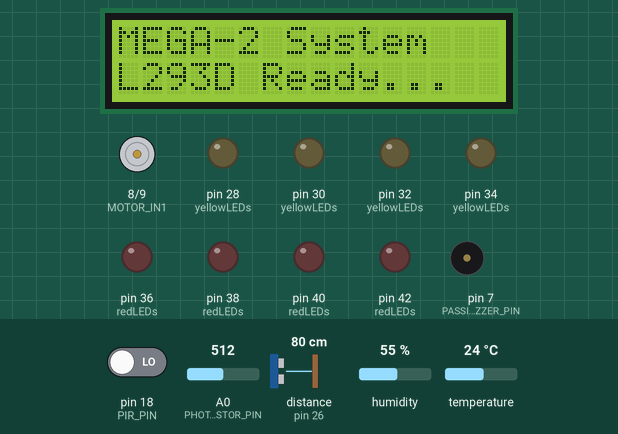
Bench run of a sketch on a simulated Arduino Mega 2560, built with avr-gcc and run on an emulated ATmega2560. On the bench: 16×2 character LCD, motor-driver pin pairs drawn as motors (green arrow = first pin HIGH = forward, orange = second pin HIGH = backward, longer = more drive, scaled by the enable pin), output pins drawn as LEDs (lit = HIGH), buzzer (waves = sounding). Wiring (inferred from the names in the program): ultrasonic range finder: trigger pin 24; echo pin 26. The test bench sets the inputs (shaded band); at power-on: distance to the obstacle (sensor on pin 26) 80 cm, A0 (PHOTORESISTOR_PIN) = 512, pin 18 (PIR_PIN) LOW, humidity 55 %, temperature 24 °C. The echo pulse lasts 58.3 µs per cm; pins used as bus, display or sensor lines are not drawn; what the sketch prints to the serial monitor is not drawn.

Above: at 2.5 s.
At 5.8 s:
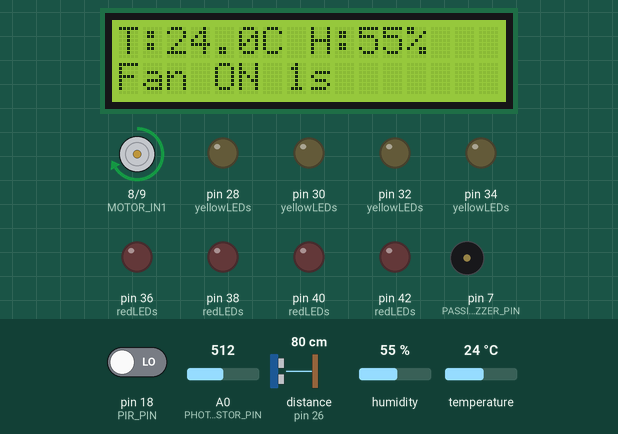
5.9 s: distance to the obstacle (sensor on pin 26) set to 23 cm
8.3 s: distance to the obstacle (sensor on pin 26) set to 18 cm
At 10.6 s:
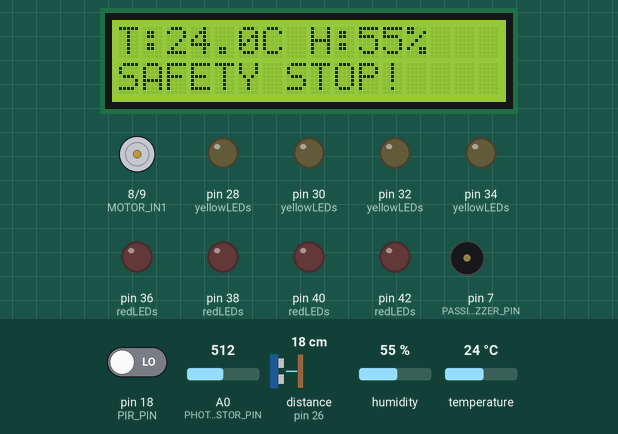
10.7 s: A0 (PHOTORESISTOR_PIN) set to 318
13.5 s: A0 (PHOTORESISTOR_PIN) set to 289
At 14.6 s:
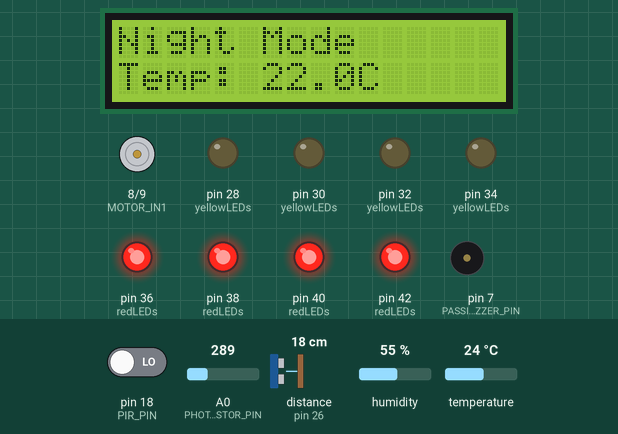
17.1 s: pin 18 (PIR_PIN) driven HIGH
At 18.1 s:
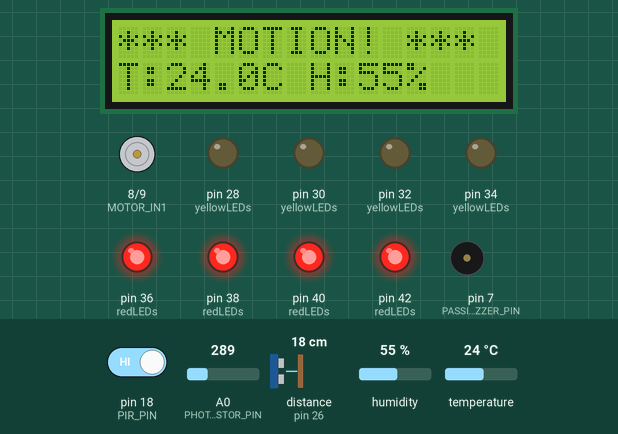
18.6 s: A0 (PHOTORESISTOR_PIN) set to 306
At 20.0 s:
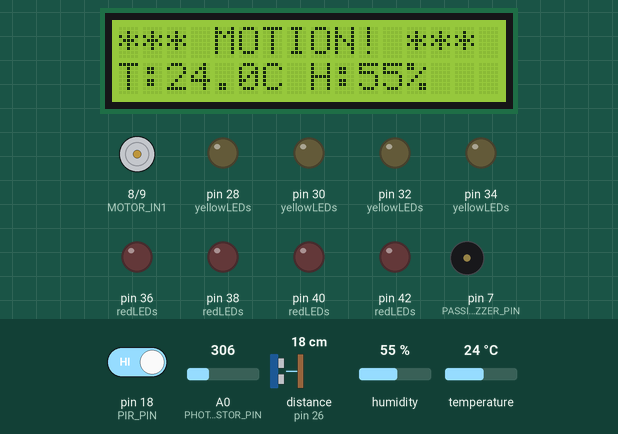
Timing chart, 0 to 21.6 s (numbered marks = the images above; inputs shaded):
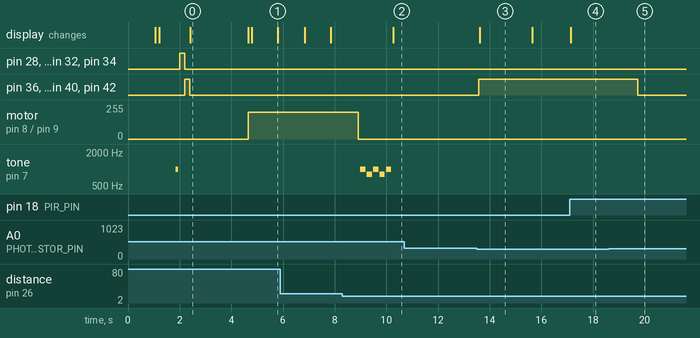

Measured:
- the behaviour switches between 21 and 20 cm on distance to the obstacle (sensor on pin 26) (found by bisection; images 1 and 2)
- the behaviour switches between 300 and 299 on A0 (PHOTORESISTOR_PIN) (found by bisection; images 2 and 3)
- after the input at 8.3 s, motor on pin 8 (MOTOR_IN1) / pin 9 (MOTOR_IN2): forward 200/255 → stopped after 0.61 s; tone on pin 7 (PASSIVE_BUZZER_PIN): silent → 1000 Hz after 0.70 s, then repeats every 0.50 s: silent 0.05 s, 800 Hz 0.20 s, silent 0.05 s, 1000 Hz 0.20 s; the display: changes after 2.0 s (image 2)
- after the input at 10.7 s, every drawn part: stays the same
- after the input at 13.5 s, pin 36 (redLEDs), pin 38 (redLEDs), pin 40 (redLEDs), pin 42 (redLEDs): LOW → HIGH after 0.08 s; the display: changes after 0.12 s (image 3)
- after the input at 17.1 s, the display: changes after 0.05 s (image 4)
- after the input at 18.6 s, pin 36 (redLEDs), pin 38 (redLEDs), pin 40 (redLEDs), pin 42 (redLEDs): HIGH → LOW after 1.1 s
- what the display in image 0 shows lasts 2.2 s, from 2.4 s to 4.6 s

The sketch:

mega2Debug.ino
```cpp
// ============================================================================
// MEGA-2: ENVIRONMENTAL CONTROL SYSTEM - DEBUGGED VERSION
// Arduino MEGA 2560 with DHT11 - L293D Motor Driver
// ============================================================================

#include <LiquidCrystal.h>
#include <Wire.h>
#include <DHT.h>

// Enable detailed debugging output
#define DEBUG_MODE 1

// ===== PIN DEFINITIONS FOR MEGA 2560 =====
LiquidCrystal lcd(12, 11, 5, 4, 3, 2);

// Sensors
#define DHT_PIN 22
#define DHT_TYPE DHT11
const int PIR_PIN = 18;
const int ULTRASONIC_TRIG = 24;
const int ULTRASONIC_ECHO = 26;
const int PHOTORESISTOR_PIN = A0;

// Motor control pins for L293D Motor Driver
const int MOTOR_IN1 = 8;
const int MOTOR_IN2 = 9;
const int MOTOR_ENA = 10;

// Passive Buzzer
const int PASSIVE_BUZZER_PIN = 7;

// LEDs - 8 individual LEDs
const int YELLOW_LED_1 = 28;
const int YELLOW_LED_2 = 30;
const int YELLOW_LED_3 = 32;
const int YELLOW_LED_4 = 34;
const int RED_LED_1 = 36;
const int RED_LED_2 = 38;
const int RED_LED_3 = 40;
const int RED_LED_4 = 42;

// I2C Configuration
const byte I2C_ADDRESS = 8;

// ===== COMPONENT INITIALIZATION =====
DHT dht(DHT_PIN, DHT_TYPE);

// ===== SYSTEM VARIABLES =====
float preferredTemp = 23.5;  // Default, updated by MEGA-1
float currentTemp = 0.0;
float currentHumidity = 0.0;

// Motion detection
bool motionDetected = false;
bool lastPirState = LOW;
int motionCount = 0;
unsigned long lastMotionTime = 0;

// Motor control
bool motorRunning = false;
unsigned long motorStartTime = 0;
unsigned long motorTotalTime = 0;

// Safety
bool objectNearMotor = false;
unsigned long lastSafetyCheck = 0;

// Night mode
bool nightMode = false;
int lastLightLevel = 0;

// Display control
unsigned long lastDisplayUpdate = 0;
unsigned long lastSerialUpdate = 0;

// LED arrays
int yellowLEDs[] = {YELLOW_LED_1, YELLOW_LED_2, YELLOW_LED_3, YELLOW_LED_4};
int redLEDs[] = {RED_LED_1, RED_LED_2, RED_LED_3, RED_LED_4};

// I2C data received flag
bool dataReceived = false;

void setup() {
  Serial.begin(9600);

  // Wait for serial to initialize
  delay(1000);

  Wire.begin(I2C_ADDRESS); // I2C Slave address
  Wire.onReceive(receiveFromMega1);

  // Initialize components
  lcd.begin(16, 2);
  dht.begin();

  // Initialize sensor pins
  pinMode(PIR_PIN, INPUT);
  pinMode(ULTRASONIC_TRIG, OUTPUT);
  pinMode(ULTRASONIC_ECHO, INPUT);
  pinMode(PHOTORESISTOR_PIN, INPUT);

  // Initialize L293D motor pins
  pinMode(MOTOR_IN1, OUTPUT);
  pinMode(MOTOR_IN2, OUTPUT);
  pinMode(MOTOR_ENA, OUTPUT);

  // Initialize motor to OFF state
  digitalWrite(MOTOR_IN1, LOW);
  digitalWrite(MOTOR_IN2, LOW);
  analogWrite(MOTOR_ENA, 0);

  // Initialize buzzer
  pinMode(PASSIVE_BUZZER_PIN, OUTPUT);

  // Initialize LED pins
  for (int i = 0; i < 4; i++) {
    pinMode(yellowLEDs[i], OUTPUT);
    pinMode(redLEDs[i], OUTPUT);
  }

  debugPrintHeader();
  testComponents();

  // Welcome display
  lcd.clear();
  lcd.setCursor(0, 0);
  lcd.print("MEGA-2 System");
  lcd.setCursor(0, 1);
  lcd.print("L293D Ready...");

  delay(2000);

  Serial.println("[INIT] MEGA-2 Initialized");
  Serial.println("[INIT] DHT11 Sensor Ready");
  Serial.println("[INIT] PIR Motion Sensor Ready");
  Serial.println("[INIT] Ultrasonic Sensor Ready");
  Serial.println("[INIT] L293D Motor Driver Ready");
  Serial.print("[INIT] I2C Slave Ready (Address ");
  Serial.print(I2C_ADDRESS);
  Serial.println(")");
  Serial.println("");
  Serial.println("[WAIT] Waiting for MEGA-1 configuration...");
  Serial.println("====================================");

  lcd.clear();
  lcd.setCursor(0, 0);
  lcd.print("Waiting for");
  lcd.setCursor(0, 1);
  lcd.print("MEGA-1...");
}

void loop() {
  #if DEBUG_MODE
  static unsigned long lastDebugPrint = 0;
  if (millis() - lastDebugPrint > 15000) {
    debugPrintSensors();
    lastDebugPrint = millis();
  }
  #endif

  // Check night mode
  checkNightMode();

  // Check for motion
  checkMotion();

  // Read environmental data
  readEnvironmentalData();

  // Control motor
  controlMotor();

  // Check ultrasonic safety
  if (motorRunning) {
    checkUltrasonicSafety();
  }

  // Update displays
  if (millis() - lastDisplayUpdate > 1000) {
    updateDisplay();
    lastDisplayUpdate = millis();
  }

  if (millis() - lastSerialUpdate > 3000) {
    sendStatus();
    lastSerialUpdate = millis();
  }

  delay(100);
}

// ===== DEBUGGING FUNCTIONS =====
void debugPrintHeader() {
  Serial.println("====================================");
  Serial.println("  MEGA-2: ENVIRONMENTAL CONTROL");
  Serial.println("      Arduino MEGA 2560 Slave");
  Serial.println("       L293D Motor Driver");
  Serial.println("====================================");
  Serial.println("");
}

void testComponents() {
  Serial.println("[TEST] Testing components...");

  // Test LCD
  Serial.print("[TEST] LCD: ");
  lcd.clear();
  lcd.print("Test");
  Serial.println("OK");
  delay(500);

  // Test DHT11
  Serial.print("[TEST] DHT11: ");
  float testTemp = dht.readTemperature();
  float testHumid = dht.readHumidity();
  if (isnan(testTemp) || isnan(testHumid)) {
    Serial.println("FAIL - Check DHT11 connections!");
  } else {
    Serial.print("OK (T:");
    Serial.print(testTemp, 1);
    Serial.print("C H:");
    Serial.print(testHumid, 0);
    Serial.println("%)");
  }

  // Test PIR
  Serial.print("[TEST] PIR Sensor: ");
  int pirState = digitalRead(PIR_PIN);
  Serial.print(pirState == HIGH ? "Motion detected" : "No motion");
  Serial.println(" - OK");

  // Test Photoresistor
  Serial.print("[TEST] Photoresistor: ");
  int lightVal = analogRead(PHOTORESISTOR_PIN);
  Serial.print("Value = ");
  Serial.print(lightVal);
  Serial.println(" - OK");

  // Test Ultrasonic
  Serial.print("[TEST] Ultrasonic: ");
  long dist = getUltrasonicDistance();
  Serial.print(dist);
  Serial.println(" cm - OK");

  // Test Motor Pins (without running motor)
  Serial.print("[TEST] Motor pins: ");
  pinMode(MOTOR_IN1, OUTPUT);
  pinMode(MOTOR_IN2, OUTPUT);
  pinMode(MOTOR_ENA, OUTPUT);
  Serial.println("OK");

  // Test Buzzer
  Serial.print("[TEST] Buzzer: ");
  tone(PASSIVE_BUZZER_PIN, 1000, 100);
  delay(150);
  Serial.println("OK");

  // Test LEDs
  Serial.print("[TEST] Yellow LEDs: ");
  controlYellowLEDs(true);
  delay(200);
  controlYellowLEDs(false);
  Serial.println("OK");

  Serial.print("[TEST] Red LEDs: ");
  controlRedLEDs(true);
  delay(200);
  controlRedLEDs(false);
  Serial.println("OK");

  Serial.println("[TEST] All component tests complete");
  Serial.println("");
}

void debugPrintSensors() {
  Serial.println("\n[DEBUG] Sensor Readings:");
  Serial.print("  Temperature: ");
  Serial.print(currentTemp, 1);
  Serial.println(" degrees C");
  Serial.print("  Humidity: ");
  Serial.print(currentHumidity, 0);
  Serial.println("%");
  Serial.print("  Light level: ");
  Serial.println(lastLightLevel);
  Serial.print("  PIR state: ");
  Serial.println(digitalRead(PIR_PIN) == HIGH ? "MOTION" : "NO MOTION");
  Serial.print("  Ultrasonic: ");
  Serial.print(getUltrasonicDistance());
  Serial.println(" cm");
  Serial.print("  Motor: ");
  Serial.println(motorRunning ? "RUNNING" : "STOPPED");
  Serial.print("  Night Mode: ");
  Serial.println(nightMode ? "ACTIVE" : "INACTIVE");
}

// ===== I2C RECEIVE FROM MEGA-1 =====
void receiveFromMega1(int bytes) {
  Serial.print("\n[I2C] Received ");
  Serial.print(bytes);
  Serial.println(" bytes");

  if (bytes == sizeof(float)) {
    Wire.readBytes((char*)&preferredTemp, sizeof(float));
    dataReceived = true;

    Serial.println("[I2C] DATA RECEIVED!");
    Serial.print("[I2C] Preferred Temperature: ");
    Serial.print(preferredTemp, 1);
    Serial.println(" degrees C from MEGA-1");

    lcd.clear();
    lcd.setCursor(0, 0);
    lcd.print("Config Received");
    lcd.setCursor(0, 1);
    lcd.print("Temp: ");
    lcd.print(preferredTemp, 1);
    lcd.print("C");

    delay(2000);

    Serial.println("[SUCCESS] System configured - starting monitoring");
    Serial.println("====================================");
  } else {
    Serial.print("[I2C] ERROR - Expected ");
    Serial.print(sizeof(float));
    Serial.print(" bytes, got ");
    Serial.println(bytes);
  }
}

// ===== NIGHT MODE DETECTION =====
void checkNightMode() {
  lastLightLevel = analogRead(PHOTORESISTOR_PIN);
  bool previousNightMode = nightMode;
  nightMode = (lastLightLevel < 300);

  if (nightMode != previousNightMode) {
    if (nightMode) {
      Serial.println("\n[NIGHT] NIGHT MODE ACTIVATED");
      Serial.print("[NIGHT] Light level: ");
      Serial.println(lastLightLevel);
      preferredTemp = 22.0;

      controlRedLEDs(true);
      controlYellowLEDs(false);

      lcd.clear();
      lcd.setCursor(0, 0);
      lcd.print("Night Mode");
      lcd.setCursor(0, 1);
      lcd.print("Temp: 22.0C");

      delay(2000);

    } else {
      Serial.println("\n[DAY] DAY MODE ACTIVATED");
      Serial.print("[DAY] Light level: ");
      Serial.println(lastLightLevel);
      controlRedLEDs(false);
    }
  }
}

// ===== MOTION DETECTION =====
void checkMotion() {
  bool currentPirState = digitalRead(PIR_PIN);

  if (currentPirState == HIGH && lastPirState == LOW) {
    handleMotionStart();
  }

  if (currentPirState == LOW && lastPirState == HIGH) {
    handleMotionEnd();
  }

  if (currentPirState == HIGH) {
    lastMotionTime = millis();
  }

  lastPirState = currentPirState;
}

void handleMotionStart() {
  motionCount++;
  motionDetected = true;
  lastMotionTime = millis();

  Serial.println("\n[MOTION] MOTION DETECTED");
  Serial.print("[MOTION] Motion Event #");
  Serial.println(motionCount);

  // Turn on yellow LEDs
  if (!nightMode) {
    controlYellowLEDs(true);
  }

  // Show motion alert
  lcd.clear();
  lcd.setCursor(0, 0);
  lcd.print("*** MOTION! ***");
  lcd.setCursor(0, 1);
  lcd.print("T:");
  lcd.print(currentTemp, 1);
  lcd.print("C H:");
  lcd.print(currentHumidity, 0);
  lcd.print("%");

  delay(2000);
}

void handleMotionEnd() {
  if (motionDetected) {
    motionDetected = false;
    Serial.println("[MOTION] Motion ended");
  }
}

// ===== ENVIRONMENTAL DATA READING =====
void readEnvironmentalData() {
  static unsigned long lastDHTRead = 0;

  // Read DHT11 every 2 seconds (sensor limit)
  if (millis() - lastDHTRead > 2000) {
    currentHumidity = dht.readHumidity();
    currentTemp = dht.readTemperature();

    if (isnan(currentTemp) || isnan(currentHumidity)) {
      Serial.println("[DHT] ERROR - DHT11 read failed - check connections");
      // Keep last valid values or use fallback
      if (currentTemp == 0.0) currentTemp = 25.0;
      if (currentHumidity == 0.0) currentHumidity = 50.0;
    } else {
      Serial.print("[DHT] T:");
      Serial.print(currentTemp, 1);
      Serial.print("C H:");
      Serial.print(currentHumidity, 0);
      Serial.println("%");
    }

    lastDHTRead = millis();
  }
}

// ===== MOTOR CONTROL WITH L293D =====
void controlMotor() {
  bool shouldRun = (currentTemp > preferredTemp) && !objectNearMotor;

  if (shouldRun && !motorRunning) {
    // Start motor - FORWARD direction with L293D
    digitalWrite(MOTOR_IN1, HIGH);
    digitalWrite(MOTOR_IN2, LOW);
    analogWrite(MOTOR_ENA, 200); // 78% speed

    motorRunning = true;
    motorStartTime = millis();

    Serial.println("\n[MOTOR] MOTOR STARTED - Cooling activated");
    Serial.println("[MOTOR] L293D: IN1=HIGH, IN2=LOW, ENA=200");
    Serial.print("[MOTOR] Current: ");
    Serial.print(currentTemp, 1);
    Serial.print("C > Preferred: ");
    Serial.print(preferredTemp, 1);
    Serial.println("C");

  } else if (!shouldRun && motorRunning) {
    // Stop motor
    digitalWrite(MOTOR_IN1, LOW);
    digitalWrite(MOTOR_IN2, LOW);
    analogWrite(MOTOR_ENA, 0);

    motorRunning = false;

    if (motorStartTime > 0) {
      motorTotalTime += (millis() - motorStartTime) / 1000;
    }

    Serial.println("\n[MOTOR] MOTOR STOPPED");
    Serial.println("[MOTOR] L293D: All pins LOW");
    if (objectNearMotor) {
      Serial.println("[MOTOR] Reason: Safety override");
    } else {
      Serial.println("[MOTOR] Reason: Temperature reached target");
    }
  }

  #if DEBUG_MODE
  static unsigned long lastMotorDebug = 0;
  if (motorRunning && millis() - lastMotorDebug > 5000) {
    Serial.print("[MOTOR] Running for ");
    Serial.print((millis() - motorStartTime) / 1000);
    Serial.println(" seconds");
    lastMotorDebug = millis();
  }
  #endif
}

// ===== ULTRASONIC SAFETY SYSTEM =====
void checkUltrasonicSafety() {
  if (millis() - lastSafetyCheck > 200) {
    lastSafetyCheck = millis();

    long distance = getUltrasonicDistance();
    bool previousObjectNear = objectNearMotor;
    objectNearMotor = (distance < 20 && distance > 0);

    if (objectNearMotor && !previousObjectNear) {
      // EMERGENCY STOP
      digitalWrite(MOTOR_IN1, LOW);
      digitalWrite(MOTOR_IN2, LOW);
      analogWrite(MOTOR_ENA, 0);
      motorRunning = false;

      Serial.println("\n[SAFETY] SAFETY ALERT!");
      Serial.print("[SAFETY] Object detected at ");
      Serial.print(distance);
      Serial.println(" cm");
      Serial.println("[SAFETY] Motor stopped immediately");

      playWarning();

      lcd.clear();
      lcd.setCursor(0, 0);
      lcd.print("SAFETY STOP!");
      lcd.setCursor(0, 1);
      lcd.print("Object <20cm");

    } else if (!objectNearMotor && previousObjectNear) {
      Serial.println("[SAFETY] Object moved away - motor can restart");
      noTone(PASSIVE_BUZZER_PIN);
    }

    #if DEBUG_MODE
    static unsigned long lastDistDebug = 0;
    if (millis() - lastDistDebug > 5000) {
      Serial.print("[ULTRASONIC] Distance: ");
      Serial.print(distance);
      Serial.println(" cm");
      lastDistDebug = millis();
    }
    #endif
  }
}

long getUltrasonicDistance() {
  digitalWrite(ULTRASONIC_TRIG, LOW);
  delayMicroseconds(2);
  digitalWrite(ULTRASONIC_TRIG, HIGH);
  delayMicroseconds(10);
  digitalWrite(ULTRASONIC_TRIG, LOW);

  long duration = pulseIn(ULTRASONIC_ECHO, HIGH, 30000);
  if (duration == 0) {
    Serial.println("[ULTRASONIC] No echo received");
    return 999;
  }

  return (duration * 0.034) / 2;
}

void playWarning() {
  int melody[] = {1000, 800, 1000, 800, 1000};

  Serial.println("[BUZZER] Playing warning tone");
  for (int i = 0; i < 5; i++) {
    tone(PASSIVE_BUZZER_PIN, melody[i], 200);
    delay(250);
  }
  noTone(PASSIVE_BUZZER_PIN);
}

// ===== LED CONTROL =====
void controlYellowLEDs(bool state) {
  for (int i = 0; i < 4; i++) {
    digitalWrite(yellowLEDs[i], state ? HIGH : LOW);
  }
  Serial.print("[LED] Yellow LEDs: ");
  Serial.println(state ? "ON" : "OFF");
}

void controlRedLEDs(bool state) {
  for (int i = 0; i < 4; i++) {
    digitalWrite(redLEDs[i], state ? HIGH : LOW);
  }
  Serial.print("[LED] Red LEDs: ");
  Serial.println(state ? "ON" : "OFF");
}

// ===== DISPLAY UPDATE =====
void updateDisplay() {
  if (millis() - lastMotionTime < 3000 && motionDetected) {
    return;
  }

  lcd.clear();

  // Line 1: Temperature and Humidity
  lcd.setCursor(0, 0);
  lcd.print("T:");
  lcd.print(currentTemp, 1);
  lcd.print("C H:");
  lcd.print(currentHumidity, 0);
  lcd.print("%");

  if (nightMode) {
    lcd.setCursor(15, 0);
    lcd.print("N");
  }

  // Line 2: Motor/Motion status
  lcd.setCursor(0, 1);
  if (objectNearMotor) {
    lcd.print("SAFETY STOP!");
  } else if (motorRunning) {
    lcd.print("Fan ON ");
    unsigned long runtime = motorTotalTime + ((millis() - motorStartTime) / 1000);
    lcd.print(runtime);
    lcd.print("s");
  } else {
    lcd.print("Motion:");
    lcd.print(motionCount);

    if (millis() - lastMotionTime < 10000) {
      lcd.setCursor(11, 1);
      lcd.print("ACTIV");
    } else {
      lcd.setCursor(11, 1);
      lcd.print("QUIET");
    }
  }
}

// ===== SERIAL STATUS =====
void sendStatus() {
  Serial.println("\n===================================");
  Serial.println("     MEGA-2 STATUS REPORT");
  Serial.println("===================================");

  Serial.print("Temperature: ");
  Serial.print(currentTemp, 1);
  Serial.print(" degrees C (Preferred: ");
  Serial.print(preferredTemp, 1);
  Serial.println(" degrees C)");

  Serial.print("Humidity: ");
  Serial.print(currentHumidity, 0);
  Serial.println("%");

  Serial.print("Motion Count: ");
  Serial.println(motionCount);

  Serial.print("Motor Status: ");
  Serial.println(motorRunning ? "ON (Cooling)" : "OFF (Standby)");

  if (motorRunning) {
    unsigned long runtime = motorTotalTime + ((millis() - motorStartTime) / 1000);
    Serial.print("   Runtime: ");
    Serial.print(runtime);
    Serial.println(" seconds");
  }

  Serial.print("Night Mode: ");
  Serial.println(nightMode ? "Active" : "Inactive");

  Serial.print("Light Level: ");
  Serial.println(lastLightLevel);

  if (objectNearMotor) {
    Serial.println("SAFETY: Object near motor detected!");
  }

  Serial.print("Config Received: ");
  Serial.println(dataReceived ? "YES" : "NO - Still waiting");

  Serial.print("Uptime: ");
  Serial.print(millis() / 1000);
  Serial.println(" seconds");

  // JSON for Node-RED
  Serial.print("\nJSON: {\"temp\":");
  Serial.print(currentTemp, 1);
  Serial.print(",\"humidity\":");
  Serial.print(currentHumidity, 0);
  Serial.print(",\"motor\":\"");
  Serial.print(motorRunning ? "ON" : "OFF");
  Serial.print("\",\"night\":");
  Serial.print(nightMode ? "true" : "false");
  Serial.print(",\"motion\":");
  Serial.print(motionCount);
  Serial.print(",\"preferred\":");
  Serial.print(preferredTemp, 1);
  Serial.print(",\"light\":");
  Serial.print(lastLightLevel);
  Serial.println("}");

  Serial.println("===================================\n");
}

// ============================================================================
// L293D WIRING NOTES:
// ============================================================================
// Arduino MEGA Pin 8  -> L293D IN1 (Direction control 1)
// Arduino MEGA Pin 9  -> L293D IN2 (Direction control 2)
// Arduino MEGA Pin 10 -> L293D ENA (Speed control - PWM)
// L293D OUT1 -> Motor wire 1
// L293D OUT2 -> Motor wire 2
// L293D VCC1 (Pin 16) -> Arduino 5V (Logic power)
// L293D VCC2 (Pin 8)  -> External power supply (Motor power, 6-12V)
// L293D GND (Pins 4, 5, 12, 13) -> Common ground with Arduino
//
// MOTOR CONTROL LOGIC:
// - Forward: IN1=HIGH, IN2=LOW
// - Reverse: IN1=LOW, IN2=HIGH (not used)
// - Stop: IN1=LOW, IN2=LOW
// - Speed controlled by PWM on ENA pin (0-255)
// ============================================================================
```
